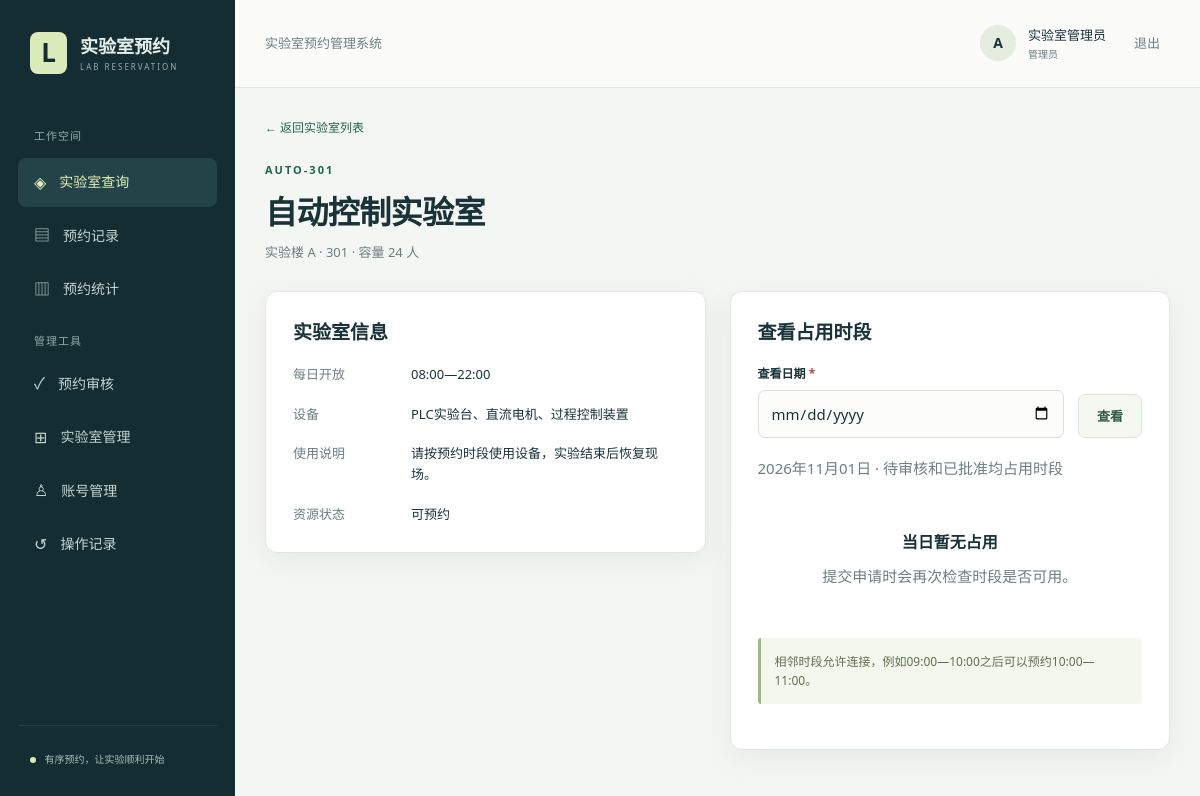
Screenshot of /labs/1/ (signed in) with the database file from the repository.
### src/labapp/models.py (models this page shows, shortened)
class Lab(models.Model):  # 保存一间可整体预约的实验室。
    code = models.CharField('编码', max_length=32, unique=True)  # 用唯一编码识别资源。
    name = models.CharField('名称', max_length=100)  # 保存用户可读名称。
    location = models.CharField('位置', max_length=150)  # 保存楼栋与房间。
    capacity = models.PositiveIntegerField('容量')  # 限制单次预约人数。
    equipment = models.TextField('设备', blank=True)  # 保存设备说明。
    description = models.TextField('说明', blank=True)  # 保存其他使用说明。
    open_time = models.TimeField('开放时间', default=time(8))  # 默认早上八点开放。
    close_time = models.TimeField('关闭时间', default=time(22))  # 默认晚上十点关闭。
    is_active = models.BooleanField('可预约', default=True)  # 停用后保留历史资料。
    updated_at = models.DateTimeField(auto_now=True)  # 记录最后更新时间。
    class Meta:  # 定义排序和数据库基本约束。
        ordering = ['code']  # 稳定展示资源顺序。
        constraints = [models.CheckConstraint(condition=Q(capacity__gte=1), name='lab_positive_capacity'), models.CheckConstraint(condition=Q(close_time__gt=F('open_time')), name='lab_valid_hours')]  # 在数据库防止无效容量和开放时间。

### src/labapp/views.py (the view)
# urls.py: path('labs/<int:lab_id>/', views.lab_detail, name='lab_detail'),  # 资源与占用详情。
@login_required  # 占用详情只对有效会话开放。
def lab_detail(request, lab_id):  # 展示资源信息及选定日期占用。
    lab = get_object_or_404(Lab, pk=lab_id)  # 不存在资源返回404。
    day = timezone.localdate()  # 默认查看今天。
    form = DateForm(request.GET or {'date': day})  # 解析用户选择日期。
    if form.is_valid():  # 输入有效时才切换日期。
        day = form.cleaned_data['date']  # 使用实际日期值。
    occupied = Reservation.objects.filter(lab=lab, status__in=OCCUPYING, start_at__date=day).order_by('start_at')  # 只展示占用区间，不展示他人用途或身份。
    return render(request, 'labapp/lab_detail.html', {'title': lab.name, 'section': 'labs', 'lab': lab, 'form': form, 'day': day, 'occupied': occupied})  # 返回资源详情。

### src/labapp/forms.py
class DateForm(StyledMixin, forms.Form):  # 查询某一天的占用。
    date = forms.DateField(label='查看日期', widget=forms.DateInput(attrs={'type': 'date'}))  # 防止非法日期传入查询。

### src/labapp/templates/labapp/lab_detail.html (shortened to what this page needs)
{% extends 'labapp/base.html' %}
{% block content %}
<a class="back-link" href="{% url 'labs' %}">← 返回实验室列表</a>
<div class="page-heading"><div><div class="eyebrow">{{ lab.code }}</div><h1>{{ lab.name }}</h1><p>{{ lab.location }} · 容量 {{ lab.capacity }} 人</p></div></div>
<div class="detail-grid"><section class="panel"><h2>实验室信息</h2><dl class="info-list"><dt>每日开放</dt><dd>{{ lab.open_time|time:'H:i' }}—{{ lab.close_time|time:'H:i' }}</dd><dt>设备</dt><dd>{{ lab.equipment|default:'暂无说明'|linebreaksbr }}</dd><dt>使用说明</dt><dd>{{ lab.description|default:'请按实验室安排使用设备。'|linebreaksbr }}</dd><dt>资源状态</dt><dd>{% if lab.is_active %}可预约{% else %}已停用{% endif %}</dd></dl></section><section class="panel"><h2>查看占用时段</h2><form method="get" class="inline-form">{% include 'labapp/_fields.html' %}<button class="button secondary" type="submit">查看</button></form><p class="muted">{{ day|date:'Y年m月d日' }} · 待审核和已批准均占用时段</p><div class="time-list">{% for item in occupied %}<div class="time-row"><strong>{{ item.start_at|date:'H:i' }}—{{ item.end_at|date:'H:i' }}</strong><span class="badge {{ item.status }}">{{ item.get_status_display }}</span></div>{% empty %}<div class="empty-state compact"><strong>当日暂无占用</strong><p>提交申请时会再次检查时段是否可用。</p></div>{% endfor %}</div><p class="helper">相邻时段允许连接，例如09:00—10:00之后可以预约10:00—11:00。</p></section></div>
{% endblock %}

### src/labapp/templates/labapp/base.html (shortened to what this page needs)
{% load static %}
<!doctype html>
<html lang="zh-CN">
<head>
<link rel="stylesheet" href="{% static 'labapp/style.css' %}">
</head>
<body class="{% if not request.user.is_authenticated %}auth-page{% endif %}">
{% if request.user.is_authenticated %}
<aside class="sidebar">
<a class="brand" href="{% url 'labs' %}"><span class="brand-mark">L</span><span>实验室预约<small>LAB RESERVATION</small></span></a>
<div class="nav-caption">工作空间</div>
<nav aria-label="主要功能">
<a class="{% if section == 'labs' %}selected{% endif %}" href="{% url 'labs' %}">◈ <span>实验室查询</span></a>
<a class="{% if section == 'bookings' %}selected{% endif %}" href="{% url 'bookings' %}">▤ <span>{% if request.user.is_staff %}预约记录{% else %}我的预约{% endif %}</span></a>
<a class="{% if section == 'statistics' %}selected{% endif %}" href="{% url 'statistics' %}">▥ <span>预约统计</span></a>
{% if request.user.is_staff %}
<div class="nav-caption">管理工具</div>
<a href="{% url 'bookings' %}?status=PENDING">✓ <span>预约审核</span></a>
<a class="{% if section == 'manage_labs' %}selected{% endif %}" href="{% url 'manage_labs' %}">⊞ <span>实验室管理</span></a>
<a class="{% if section == 'accounts' %}selected{% endif %}" href="{% url 'accounts' %}">♙ <span>账号管理</span></a>
<a class="{% if section == 'audit' %}selected{% endif %}" href="{% url 'audit' %}">↺ <span>操作记录</span></a>
{% endif %}
</nav>
<div class="sidebar-note"><span class="status-dot"></span> 有序预约，让实验顺利开始</div>
</aside>
{% endif %}
<div class="workspace">
{% if request.user.is_authenticated %}
<header class="topbar"><span>实验室预约管理系统</span><div class="identity"><span class="avatar">{{ request.user.username|first|upper }}</span><span>{{ request.user.first_name|default:request.user.username }}<small>{% if request.user.is_staff %}管理员{% else %}预约申请人{% endif %}</small></span><form action="{% url 'logout' %}" method="post">{% csrf_token %}<button class="text-button" type="submit">退出</button></form></div></header>
{% endif %}
<main class="content">
{% block content %}{% endblock %}
</main>
</div>
</body>
</html>

### src/labapp/static/labapp/style.css (style rules this page uses)
:root { --navy:#142d32;--navy-light:#244349;--ink:#193339;--muted:#6d7e80;--paper:#f4f6f3;--border:#e1e7e1;--green:#21644c;--orange:#dc774c;--white:#fff;--shadow:0 8px 30px #122b3210 }
* { box-sizing:border-box }
body { margin:0;background:var(--paper);color:var(--ink);font:15px/1.6 'Segoe UI','Microsoft YaHei',sans-serif }
a { color:inherit;text-decoration:none }
button,input,select,textarea { font:inherit }
button,a,input,select,textarea { outline-offset:4px }
h1,h2,p { margin:0 }
h1 { font-size:32px;line-height:1.3;letter-spacing:-.6px }
h2 { font-size:19px;line-height:1.4;margin-bottom:18px }
.muted { color:var(--muted) }
.eyebrow { font-size:11px;font-weight:700;letter-spacing:2px;color:var(--green);margin-bottom:12px }
.sidebar { position:fixed;inset:0 auto 0 0;width:235px;background:var(--navy);color:#e3ede9;padding:32px 18px;display:flex;flex-direction:column;z-index:2 }
.brand { display:flex;gap:13px;align-items:center;padding:0 12px 35px;font-size:18px;font-weight:700 }
.brand-mark { width:37px;height:42px;background:#dcebba;border-radius:8px;color:var(--navy);display:grid;place-items:center;font-size:26px;font-weight:800 }
.brand small { display:block;font-size:8px;font-weight:500;letter-spacing:2px;opacity:.65 }
.nav-caption { font-size:11px;color:#92aaa9;margin:18px 16px 9px;letter-spacing:1px }
nav a { display:flex;align-items:center;gap:13px;padding:12px 16px;margin:4px 0;border-radius:8px;font-size:16px;color:#c4d4d1 }
nav a.selected,nav a:hover { background:var(--navy-light);color:#e3f0b8 }
nav a span { font-size:14px }
.sidebar-note { margin-top:auto;border-top:1px solid #ffffff15;padding:24px 12px 0;font-size:10px;color:#aac0b9;line-height:1.8 }
.status-dot { display:inline-block;width:6px;height:6px;border-radius:50%;background:#dcebba;margin-right:6px }
.workspace { margin-left:235px;min-height:100vh }
.topbar { height:88px;padding:0 40px;display:flex;align-items:center;justify-content:space-between;border-bottom:1px solid var(--border);background:#ffffffa0;font-size:13px;color:var(--muted) }
.identity { display:flex;align-items:center;gap:12px;color:var(--ink);font-size:13px }
.identity small { display:block;font-size:10px;color:var(--muted) }
.avatar { width:36px;height:36px;display:grid;place-items:center;background:#e5ece0;border-radius:50%;font-size:14px;font-weight:700 }
.text-button { border:0;background:transparent;color:var(--muted);cursor:pointer;padding:10px;margin-left:6px }
.content { padding:38px 40px 60px;max-width:1600px;margin:0 auto }
.page-heading { display:flex;justify-content:space-between;gap:24px;align-items:center;margin-bottom:28px }
.page-heading p { color:var(--muted);font-size:13px;margin-top:10px }
.panel { background:var(--white);border:1px solid var(--border);border-radius:12px;padding:27px;box-shadow:var(--shadow);margin-bottom:24px }
.field-input { width:100%;border:1px solid #d9e1da;border-radius:7px;background:#fcfdfb;padding:10px 12px;color:var(--ink);min-height:44px }
.inline-form { display:flex;align-items:end;gap:14px;flex-wrap:wrap;margin-bottom:18px }
.button { display:inline-flex;justify-content:center;align-items:center;gap:12px;border:1px solid transparent;border-radius:7px;min-height:44px;padding:10px 18px;font-size:13px;font-weight:600;cursor:pointer;white-space:nowrap;transition:background .15s }
.button.secondary { background:#f5f8f1;border-color:#dfe6d7;color:#315b45 }
.helper { background:#f4f7ee;border-left:3px solid #a4b883;border-radius:3px;padding:14px;color:#617052;font-size:12px;margin:18px 0 }
.empty-state { text-align:center;padding:45px 24px;color:var(--muted);width:100%;grid-column:1/-1 }
.empty-state strong { display:block;color:var(--ink);font-size:16px;margin-bottom:8px }
.empty-state.compact { padding:30px 14px }
.back-link { display:block;font-size:12px;color:var(--green);margin-bottom:24px }
.detail-grid { display:grid;grid-template-columns:1fr 1fr;gap:24px;align-items:start }
.detail-grid .panel { margin-bottom:0 }
.info-list { display:grid;grid-template-columns:100px 1fr;gap:19px 18px;font-size:13px;margin:0 }
.info-list dt { color:var(--muted) }
.info-list dd { margin:0;overflow-wrap:anywhere }
.time-list { margin:20px 0 }
@media (max-width:1200px) { .content { padding:30px } }
@media (max-width:1200px) { .topbar { padding:0 30px } }

### rows the page displays
Lab: code "AUTO-301", name "自动控制实验室", location "实验楼 A · 301", capacity "24", open_time "08:00", close_time "22:00", equipment "PLC实验台、直流电机、过程控制装置", description "请按预约时段使用设备，实验结束后恢复现场。"

### other values shown
{{ request.user.username|first|upper }} "A"
{{ request.user.first_name|default:request.user.username }} "实验室管理员"
{{ field.label }} "查看日期"
{{ day|date:'Y年m月d日' }} "2026年11月01日"
